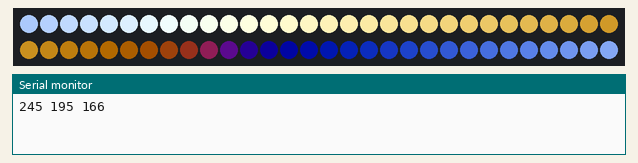
Recording of a sketch running on a simulated Arduino Uno, built with avr-gcc and run on an emulated ATmega328P. Parts: 60 RGB LEDs in strip order, left to right, continuing on the next row, the last lines printed to the serial monitor.

Above: at 0.09 s.
At 5.04 s:
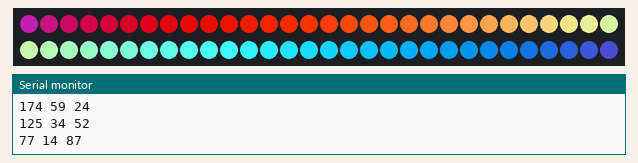
At 9.99 s:
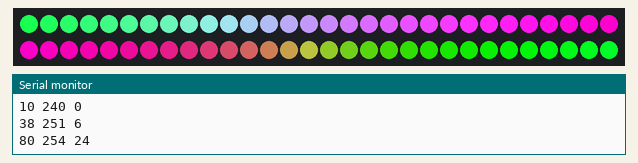
At 19.88 s:
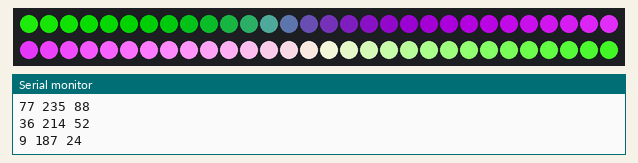
At 29.78 s:
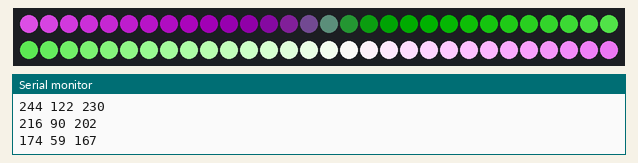
At 39.81 s:
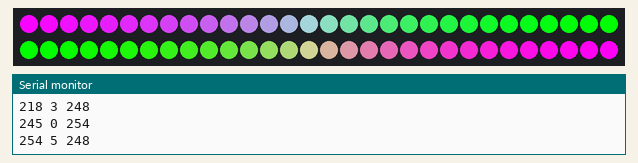

The sketch:

rgb_led.ino
```cpp
#include <Adafruit_NeoPixel.h>

#define PIN 13
#define LICZBADIOD 60

float kat = 0.0;
float kat2 = 0.3;
float kat3 = 0.8;

Adafruit_NeoPixel pixels = Adafruit_NeoPixel(LICZBADIOD, PIN, NEO_GRB + NEO_KHZ800);

void setup()
{
  pixels.begin(); // Inicjalizacja biblioteki
  Serial.begin(9600);

  for (int i = 0; i < LICZBADIOD; i++)
  {
    pixels.setPixelColor(i, 255,100,0); // Dioda "i" oraz skladowe R=255 G=0 B=0
  }
  //pixels.setPixelColor(59, 255,0,0);
  pixels.show(); // Wysylamy dane do lancucha
}

void loop()
{
  kat = kat + 2 * 3.14 / 20;
  if (kat > 2 * 3.14)
  {
    kat = 0;
  }
  kat2 = kat2 + 2 * 3.14 / 24;
  if (kat2 > 2 * 3.14)
  {
    kat2 = kat2 - 2 * 3.14;
  }

  kat3 = kat3 + 2 * 3.14 / 16;
  if (kat3 > 2 * 3.14)
  {
    kat3 = kat3 - 2 * 3.14;
  }

//for (int i = 0; i < LICZBADIOD; i++)
  {
    //pixels.setPixelColor(i, 255,100,0); // Dioda "i" oraz skladowe R=255 G=0 B=0
  }//
  //pixels.setPixelColor(59, 255,0,0);
  //pixels.show(); // Wysylamy dane do lancucha
  //delay(500);

  int R = (sin(kat) + 1.0) / 2.0 * 255.0;
  int G = (sin(kat2) + 1.0) / 2.0 * 255.0;
  int B = (sin(kat3) + 1.0) / 2.0 * 255.0;

  Serial.print(B);      //the first variable for plotting
  Serial.print(" ");              //seperator
  Serial.print(G);
  Serial.print(" ");
  Serial.println(R);

  for (int i = 0; i < LICZBADIOD; ++i)
  {
    //R = 255;
    //G = 0;
    //B = 0;
    int R = (sin(kat+0.1*i) + 1.0) / 2.0 * 255.0;
    int G = (sin(kat2+0.1*i) + 1.0) / 2.0 * 255.0;
    int B = (sin(kat3+0.1*i) + 1.0) / 2.0 * 255.0;
    pixels.setPixelColor(i, R, G, B); // Dioda "i" oraz skladowe R=255 G=0 B=0
  }
  pixels.show(); // Wysylamy dane do lancucha
  delay(100);
  //


  // for (int R=0;R<255;R=R+10)
  // {
  //   for (int G=0;G<255;G=G+10)
  //   {
  //    for (int B=0;B<255;B=B+10)
  //    {
  //          pixels.setPixelColor(0, R, G, B); // Dioda "i" oraz skladowe R=255 G=0 B=0
  //          pixels.show(); // Wysylamy dane do lancucha
  //          delay(10);
  //    }
  //   }
  // }


}
```
